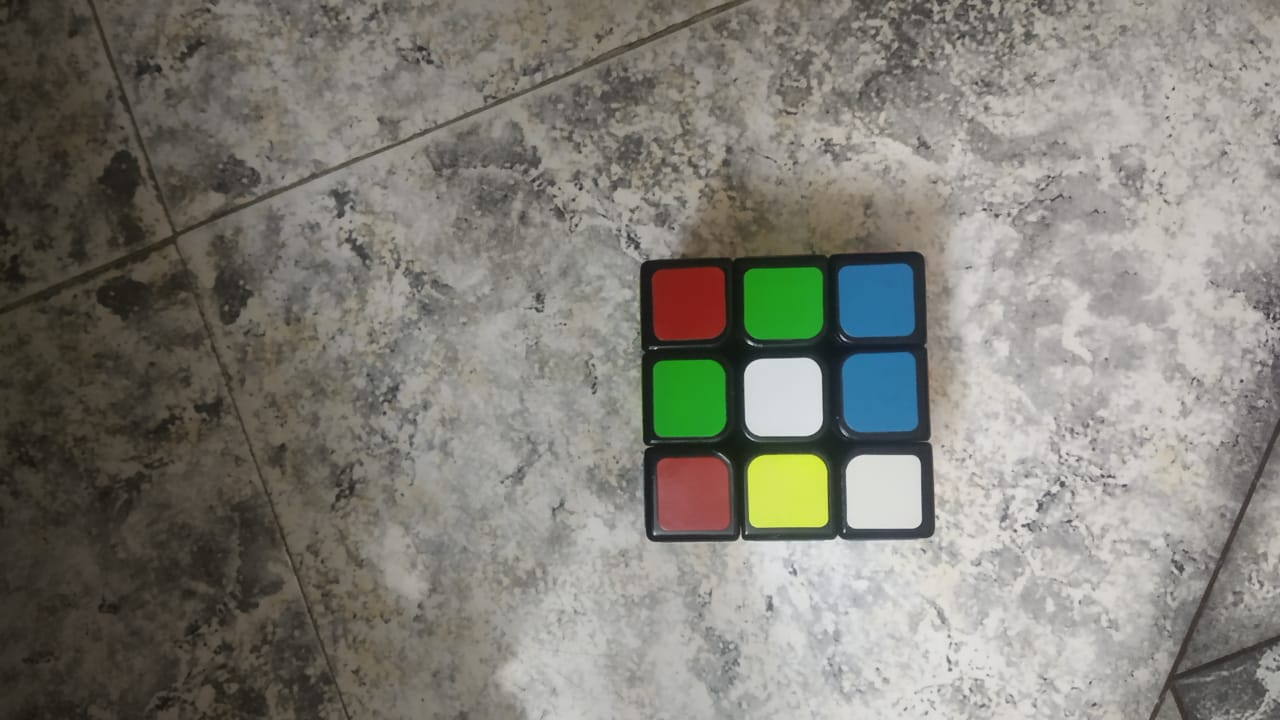
#> input picture images/test-2/image1.jpeg, 1280 x 720 px; the run also reads 2 pictures not shown here
$ jupyter execute cube_extract_code.ipynb
#> lines starting #> are read from the running program, lines starting #| are printed output that depends on the picture
[cell 1]
try:
    import cv2
except:
    import cv2
import numpy as np
import matplotlib.pyplot as plt
from mpl_toolkits.mplot3d import Axes3D
from sklearn.cluster import KMeans
import os

[cell 2]
#6:black 0:white 1:orange 2:green 3:red 4:blue 5:yellow
BLACK = (0,0,0)
WHITE = (255,255,255)
ORANGE = (0,128,255)
GREEN = (0,255,0)
RED = (0,0,255)
BLUE = (255,0,0)
YELLOW = (0,255,255)

[cell 3]
def imgshow(image):
    cv2.imshow("image",image)
    cv2.waitKey(0)
    cv2.destroyAllWindows()

def pltshow(image):
    image = cv2.cvtColor(image,cv2.COLOR_BGR2RGB)
    plt.imshow(image)
    plt.show()

def btor(image):
    return cv2.cvtColor(image,cv2.COLOR_BGR2RGB)

def faceshow(class_name,obj_name):
    if obj_name =='stickers':
        arr = class_name.stickers
    elif obj_name =='img':
        arr = class_name.img
    elif obj_name =='face':
            arr = class_name.face
    plt.figure(figsize=(10,20))
    plt.subplot(1,2,1),plt.imshow(btor(arr[0])),plt.title("0")
    plt.subplot(1,2,2),plt.imshow(btor(arr[1])),plt.title("1")
    plt.figure(figsize=(10,20))
    plt.subplot(1,2,1),plt.imshow(btor(arr[2])),plt.title("2")
    plt.subplot(1,2,2),plt.imshow(btor(arr[3])),plt.title("3")
    plt.figure(figsize=(10,20))
    plt.subplot(1,2,1),plt.imshow(btor(arr[4])),plt.title("4")
    plt.subplot(1,2,2),plt.imshow(btor(arr[5])),plt.title("5")

cwd = os.getcwd()

[cell 4]
class cube_extract():
    def __init__(self,imagelist):
        self.img = [None,None,None,None,None,None]
        self.grid = [None,None,None,None,None,None]
        self.sq = [None,None,None,None,None,None]
        self.face = [None,None,None,None,None,None]
        self.stickers = [None,None,None,None,None,None]
        self.ccount = [0,0,0,0,0,0]
        self.carray = []
        self.Cdict = []
        self.pixelmap = []
        for k in range(len(imagelist)):
            self.img[k] = self.process_img(imagelist[k])
            self.face_extract(k)
        self.cluster()
        for k in range(len(imagelist)):
            colormat = self.colormap(self.pixelmap[k])
            self.update(colormat,k)
        if any(np.asarray(self.ccount) != 9):
            print("Wrong sticker outputs!!")
            print(self.ccount)

    def process_img(self,img):
        if img.shape[1] > img.shape[0]:
            img = cv2.rotate(img,cv2.ROTATE_90_CLOCKWISE)
        width = 800
        scale = img.shape[1]/width
        height = int(img.shape[0]/scale)
        #return cv2.resize(img,(width,height))
        return img

    def face_extract(self,k):
        temp = self.img[k].copy()
        areas,rect_contours,img_area,cube_area = self.cntprocess(temp,[0])
        rect = []
        for i in range(len(rect_contours)):
            if  areas[i]>img_area/200 and areas[i]<img_area/20:
                boxwidths = cv2.minAreaRect(rect_contours[i])
                rect.append(np.int0(cv2.boxPoints(boxwidths)))
        n=5
        m=0
        while(len(rect)!=9):
            n=5
            while(len(rect)!=9):
                rect = []
                for i in range(len(rect_contours)):
                    if  areas[i]>cube_area/(n*20) and areas[i]<cube_area/n:
                        boxwidths = cv2.minAreaRect(rect_contours[i])
                        rect.append(np.int0(cv2.boxPoints(boxwidths)))

                if n*100>cube_area:
                    print("not converging",n)
                    break
                n += 5

            if m == 0:
                    m += 1
            elif m == 1:
                    img2 = temp.copy()
                    img2 = cv2.cvtColor(img2,cv2.COLOR_BGR2HSV)
                    h,s,v = cv2.split(img2)
                    areas,rect_contours,img_area,cube_area = self.cntprocess(img2,v)
                    m+=1
            elif m == 2:
                    img2 = temp.copy()
                    img2 = cv2.cvtColor(img2,cv2.COLOR_BGR2HSV)
                    h,s,v = cv2.split(img2)
                    areas,rect_contours,img_area,cube_area = self.cntprocess(img2,s)
                    m+=1
            elif m == 3:
                    img2 = temp.copy()
                    img2 = cv2.cvtColor(img2,cv2.COLOR_BGR2HSV)
                    h,s,v = cv2.split(img2)
                    areas,rect_contours,img_area,cube_area = self.cntprocess(img2,h)
                    m+=1
            elif m == 4:
                    img2 = temp.copy()
                    img2 = cv2.cvtColor(img2,cv2.COLOR_BGR2HSV)
                    img2 = cv2.cvtColor(img2,cv2.COLOR_BGR2HSV)
                    h,s,v = cv2.split(img2)
                    areas,rect_contours,img_area,cube_area = self.cntprocess(img2,v)
                    m+=1
            elif m == 5:
                    img2 = temp.copy()
                    img2 = cv2.cvtColor(img2,cv2.COLOR_BGR2HSV)
                    img2 = cv2.cvtColor(img2,cv2.COLOR_BGR2HSV)
                    h,s,v = cv2.split(img2)
                    areas,rect_contours,img_area,cube_area = self.cntprocess(img2,s)
                    m+=1
            elif m == 6:
                    img2 = temp.copy()
                    img2 = cv2.cvtColor(img2,cv2.COLOR_BGR2HSV)
                    img2 = cv2.cvtColor(img2,cv2.COLOR_BGR2HSV)
                    h,s,v = cv2.split(img2)
                    areas,rect_contours,img_area,cube_area = self.cntprocess(img2,h)
                    m+=1
            else:
                break
        rect = self.contoursort(rect)
        self.stickers[k] = cv2.drawContours(self.img[k].copy(),rect,-1,YELLOW,2)
        if len(rect) != 9:
            print("Something's wrong",k,len(rect))
            print("The image area is",img_area)
        self.get_faceval(rect,k)

    def cntprocess(self,img,channel):
        temp = img.copy()
        img_area = temp.shape[0]*temp.shape[1]
        temp = cv2.GaussianBlur(temp,(17,17),0)
        if len(channel)!=1:
            temp = cv2.Canny(channel,25,50)
        else:
            temp = cv2.Canny(img,25,50)
        temp = cv2.GaussianBlur(temp,(17,17),0)
        temp = cv2.dilate(temp,np.ones([5,5]))
        contours,hierarchy = cv2.findContours(temp,cv2.RETR_CCOMP,cv2.CHAIN_APPROX_SIMPLE)
        rect_contours=[]
        areas = []
        for cnt in contours:
            epsilon = 0.1*cv2.arcLength(cnt,True)
            approx = cv2.approxPolyDP(cnt,epsilon,True)
            if len(approx)==4:
                area = cv2.contourArea(cnt)
                rect_contours.append(cnt)
                areas.append(area)
        cube_area = areas[np.argmax(areas)]
        if cube_area < img_area/50 or cube_area>img_area/1.5:
            cube_area=img_area/3
        return areas,rect_contours,img_area,cube_area

    def cluster(self):
        colours_list = np.asarray(self.carray)
        kmeans = KMeans(n_clusters=6)
        kmeans.fit(colours_list)
        colours = kmeans.cluster_centers_
        Col = [WHITE,ORANGE,GREEN,RED,BLUE,YELLOW]
        B = np.asarray(Col)[:,0]
        G = np.asarray(Col)[:,1]
        R = np.asarray(Col)[:,2]
        dist = np.zeros([len(Col),1])
        for j in range(6):
            for m in range(6):
                ca = colours[m]
                dist[m] = abs(B[j]-ca[0]) + abs(G[j]-ca[1]) + abs(R[j]-ca[2])
            ind = np.argmin(dist)
            self.Cdict.append(colours[ind])


    def get_faceval(self,rect,k):
        temp = self.img[k].copy()
        sq = np.asarray(rect).reshape(3,3,4,2)
        pixel_b = np.zeros([3,3])
        pixel_g = np.zeros([3,3])
        pixel_r = np.zeros([3,3])
        for i in range(3):
            for j in range(3):
                    x,y,w,h = cv2.boundingRect(sq[i][j])
                    sec = temp[y:y+h,x:x+w]
                    sec = cv2.resize(sec,(25,25))
                    for y in range(sec.shape[0]):
                        for x in range(sec.shape[1]):
                            for c in range(sec.shape[2]):
                                sec[y,x,c] = np.clip(1*sec[y,x,c] + 2, 0, 255)
                    sec = cv2.GaussianBlur(sec,(25,25),0)
                    pixel_b[i,j],pixel_g[i,j],pixel_r[i,j] = sec[12,12]
                    self.carray.append(sec[12,12])
        self.pixelmap.append([pixel_b,pixel_g,pixel_r])

    def contoursort(self,rect):
        rect = sorted(rect,key=lambda b:b[1][1],reverse=False)
        rect[0:3] = sorted(rect[0:3],key=lambda b:b[1][0],reverse=False)
        rect[3:6] = sorted(rect[3:6],key=lambda b:b[1][0],reverse=False)
        rect[6:9] = sorted(rect[6:9],key=lambda b:b[1][0],reverse=False)
        return rect

    def colormap(self,colors):
        mat = np.zeros([3,3])
        B,G,R = colors
        col = self.Cdict
        vals = [0,1,2,3,4,5]
        dist = np.zeros([len(col),1])
        for i in range(3):
            for j in range(3):
                for m in range(len(col)):
                    c = col[m]
                    dist[m] = abs(B[i][j]-c[0]) + abs(G[i][j]-c[1]) + abs(R[i][j]-c[2])
                ind = np.argmin(dist)
                mat[i][j] = vals[ind]
        return mat

    def update(self,mat,k):
        self.grid[k] = mat
        self.face[k] = np.zeros((3,3,3),np.uint8)
        for i in range(3):
            for j in range(3):
                if mat[i,j] == 0:
                    self.face[k][i,j] = WHITE
                    self.ccount[0] += 1
                elif mat[i,j] == 1:
                    self.face[k][i,j] = ORANGE
                    self.ccount[1] += 1
                elif mat[i,j] == 2:
                    self.face[k][i,j] = GREEN
                    self.ccount[2] += 1
                elif mat[i,j] == 3:
                    self.face[k][i,j] = RED
                    self.ccount[3] += 1
                elif mat[i,j] == 4:
                    self.face[k][i,j] = BLUE
                    self.ccount[4] += 1
                elif mat[i,j] == 5:
                    self.face[k][i,j] = YELLOW
                    self.ccount[5] += 1
                else:
                    pass

[cell 5]
face0 = cv2.imread(cwd+"/images/test-2/image1.jpeg",1)
#> face0 is the input picture: shape (720, 1280, 3); mean B, G, R 119.3, 127.1, 128.8
face1 = cv2.imread(cwd+"/images/test-2/image2.jpeg",1)
face2 = cv2.imread(cwd+"/images/test-2/image3.jpeg",1)
face3 = cv2.imread(cwd+"/images/test-2/image4.jpeg",1)
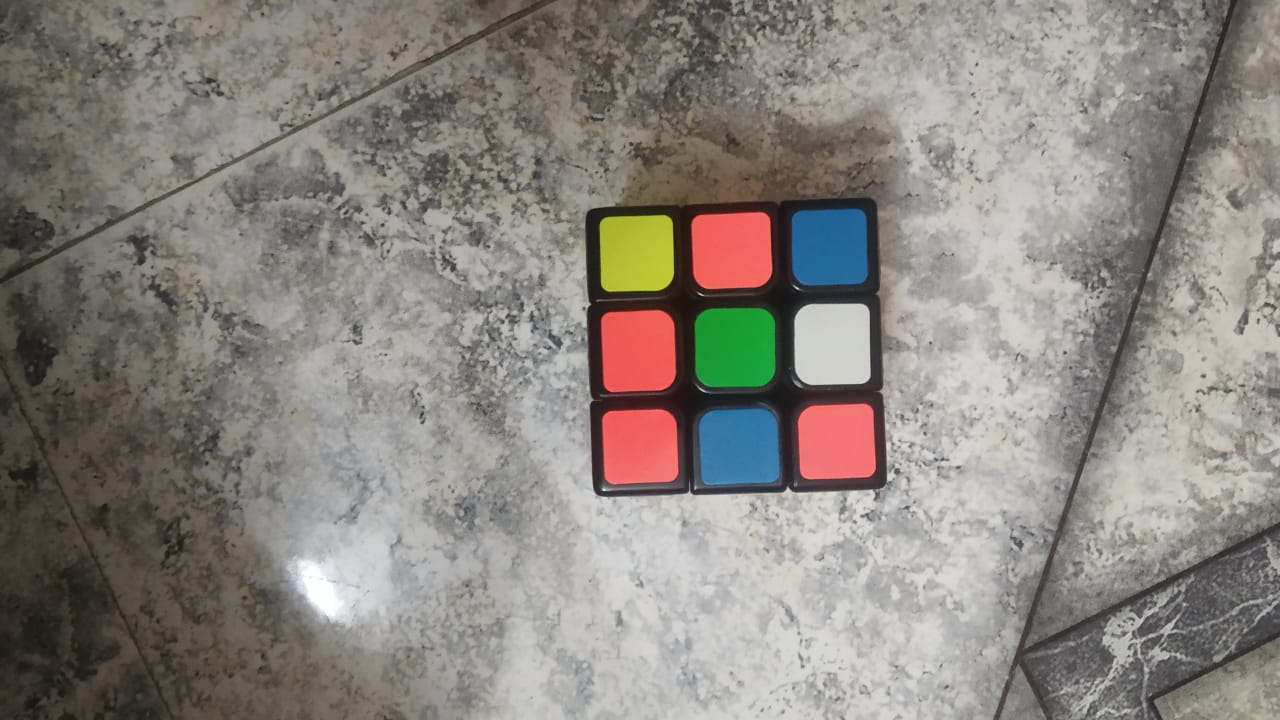
#> input picture images/test-2/image4.jpeg, 1280 x 720 px
#> face3 is the input picture: shape (720, 1280, 3); mean B, G, R 127.8, 133.6, 138.7
face4 = cv2.imread(cwd+"/images/test-2/image5.jpeg",1)
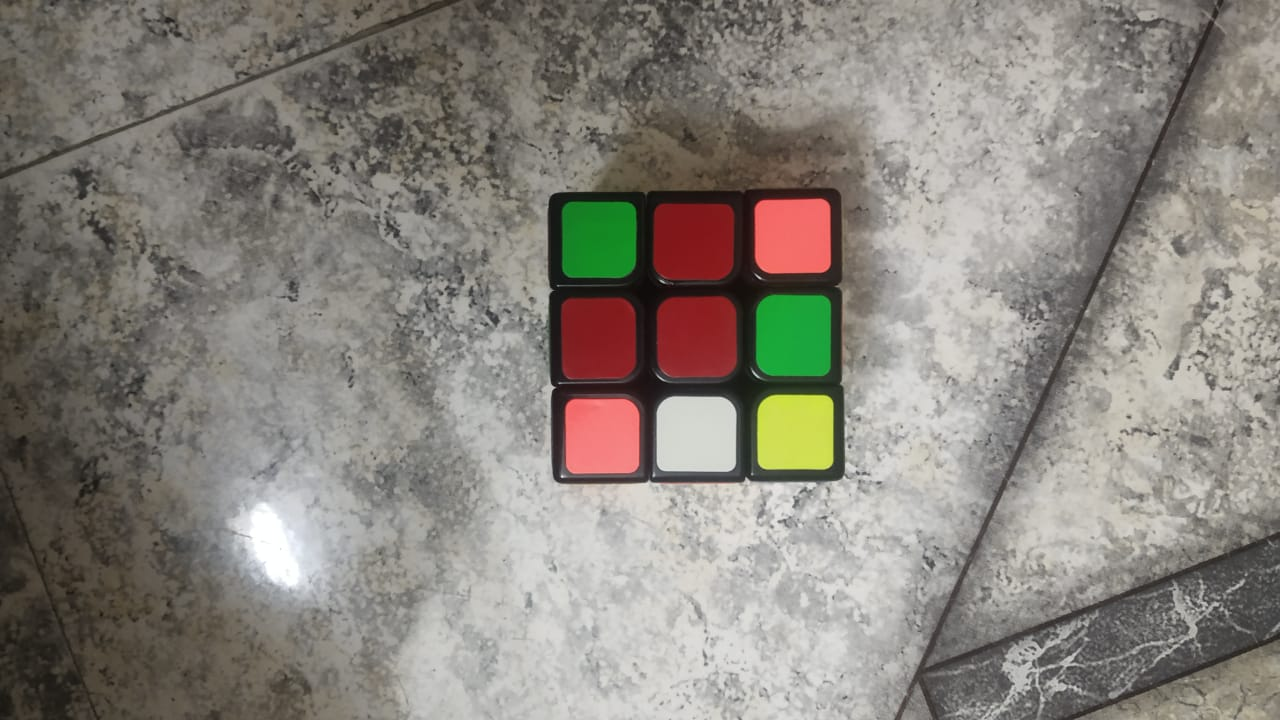
#> input picture images/test-2/image5.jpeg, 1280 x 720 px
#> face4 is the input picture: shape (720, 1280, 3); mean B, G, R 124.7, 132.1, 137
face5 = cv2.imread(cwd+"/images/test-2/image6.jpeg",1)
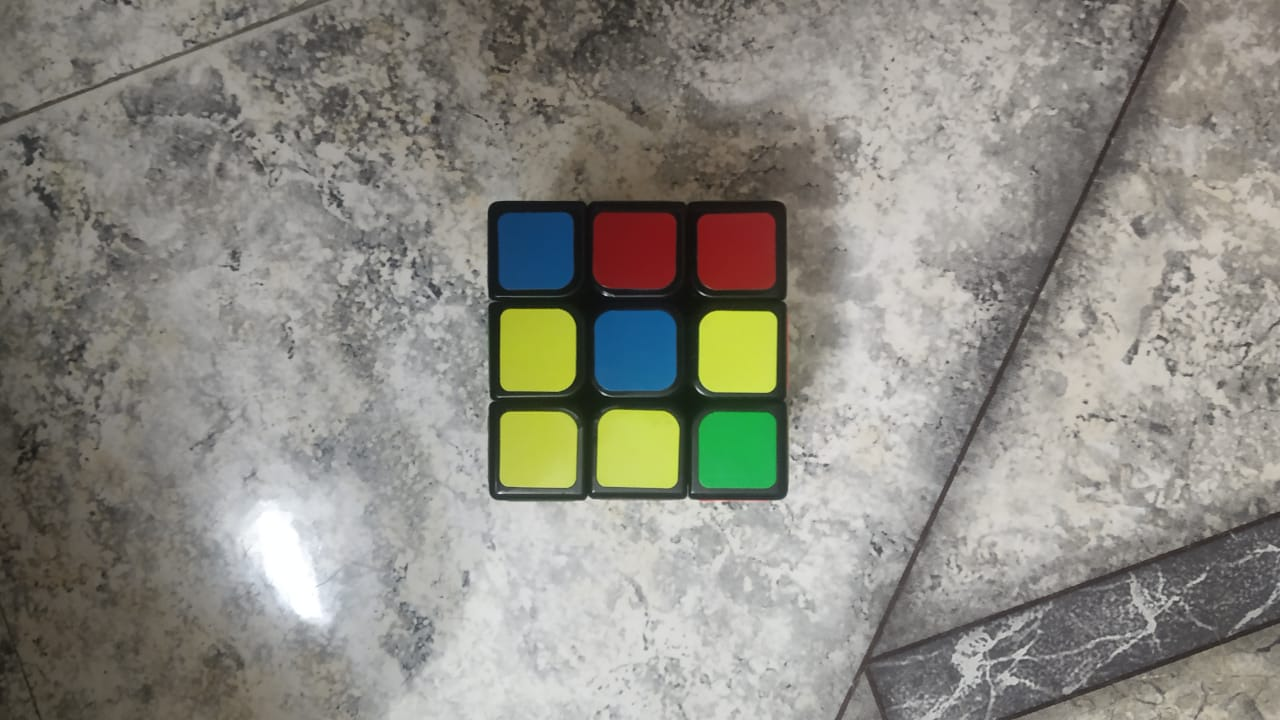
#> input picture images/test-2/image6.jpeg, 1280 x 720 px
#> face5 is the input picture: shape (720, 1280, 3); mean B, G, R 131.4, 139.6, 141.1
cube = cube_extract([face0,face1,face2,face3,face4,face5])
#> the loop in __init__, `for k in range(len(imagelist)):` made 6 passes
#> after the loop in __init__, `for k in range(len(imagelist)):`: self.img = 6 items
#> the loop in __init__, `for k in range(len(imagelist)):` made 6 passes

[cell 6]
faceshow(cube,'face')

[cell 7]
imgshow(cube.stickers[0])
imgshow(cube.stickers[1])
imgshow(cube.stickers[2])
imgshow(cube.stickers[3])
imgshow(cube.stickers[4])
imgshow(cube.stickers[5])
#> in imgshow (call 6), `cv2.imshow("image",image)`:
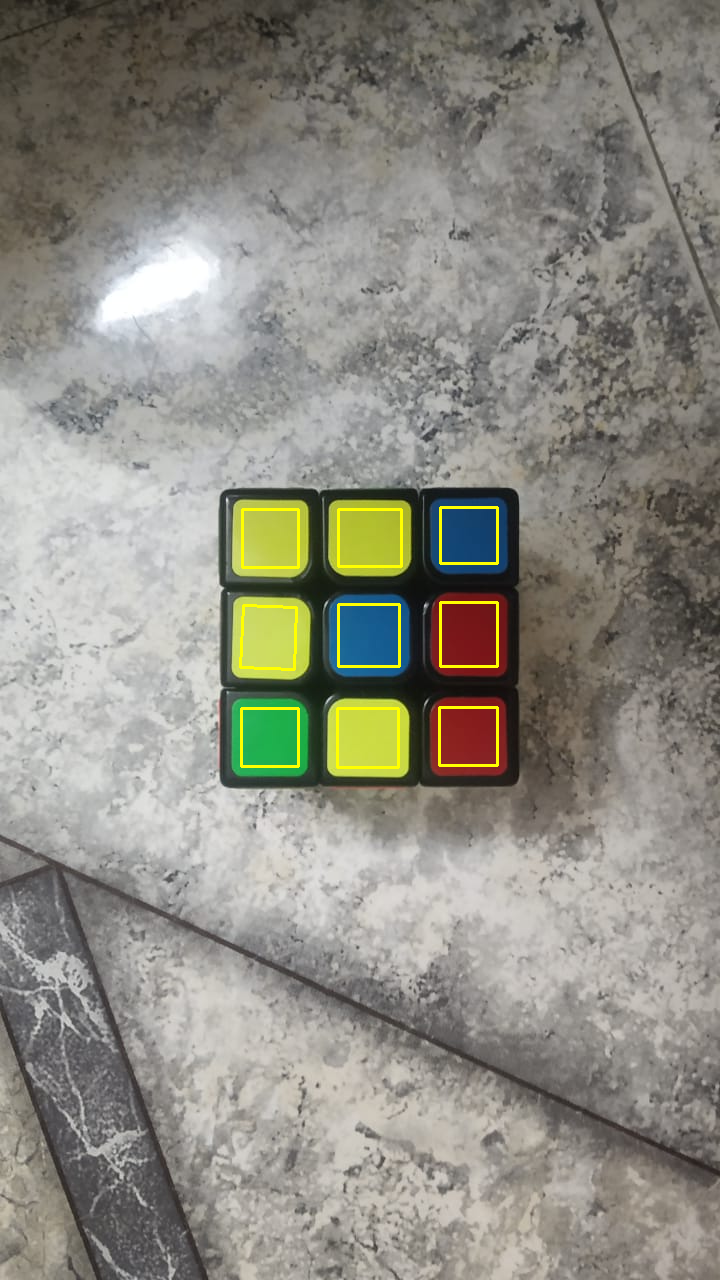
#> window 'image': shape (1280, 720, 3); mean B, G, R 130.9, 140.4, 142

[cell 8]
len(cube.carray)
#> Out = 54
